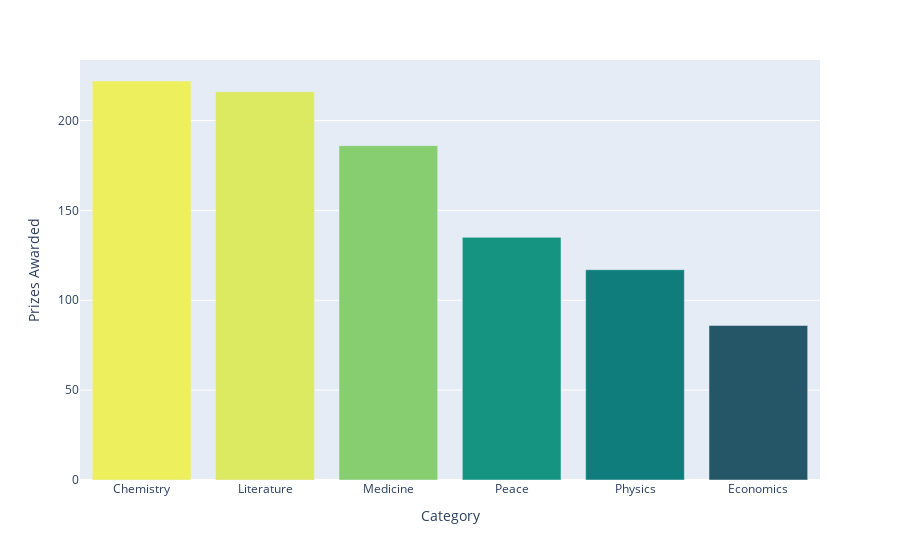

Here is the notebook cell this chart was saved with:
### Code cell
fig = px.bar(df_data, x=df_data.category.unique(), y=df_data.category.value_counts(),
             color=df_data.category.value_counts(),
            labels={'y': "Prizes Awarded",
                   'x': 'Category'},
            color_continuous_scale='Aggrnyl')
fig.update_coloraxes(showscale=False)
fig.show()

### Figure 1 — Plotly figure (JSON) as saved in the notebook; plotly's stock layout.template omitted (floating-point values rounded to 4 significant figures)
{"data": [{"alignmentgroup": "True", "hovertemplate": "Category=%{x}<br>Prizes Awarded=%{y}<br>color=%{marker.color}<extra></extra>", "legendgroup": "", "marker": {"color": [222, 216, 186, 135, 117, 86], "coloraxis": "coloraxis", "pattern": {"shape": ""}}, "name": "", "offsetgroup": "", "orientation": "v", "showlegend": false, "textposition": "auto", "type": "bar", "x": ["Chemistry", "Literature", "Medicine", "Peace", "Physics", "Economics"], "xaxis": "x", "y": [222, 216, 186, 135, 117, 86], "yaxis": "y"}], "layout": {"barmode": "relative", "coloraxis": {"colorbar": {"title": {"text": "color"}}, "colorscale": [[0, "rgb(36, 86, 104)"], [0.1667, "rgb(15, 114, 121)"], [0.3333, "rgb(13, 143, 129)"], [0.5, "rgb(57, 171, 126)"], [0.6667, "rgb(110, 197, 116)"], [0.8333, "rgb(169, 220, 103)"], [1, "rgb(237, 239, 93)"]], "showscale": false}, "legend": {"tracegroupgap": 0}, "margin": {"t": 60}, "xaxis": {"anchor": "y", "domain": [0, 1], "title": {"text": "Category"}}, "yaxis": {"anchor": "x", "domain": [0, 1], "title": {"text": "Prizes Awarded"}}}}
